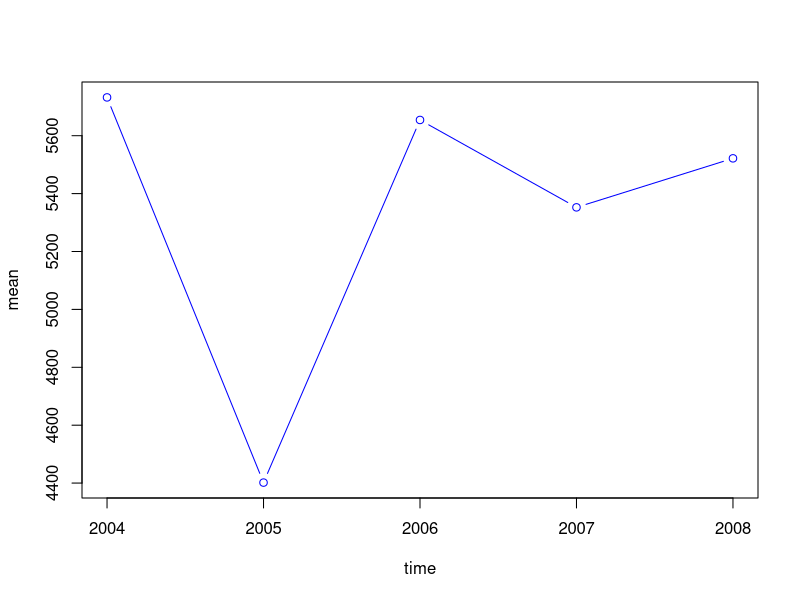

Generate this figure with R:
#Importing library

library(e1071)

# For downloading library;
# install.packages("e1071")

# Impoting the data

data = read.table("data.csv",header=T,sep=';')

# Data analysis

mean2004=mean(data$price2004)
mean2005=mean(data$price2005)
mean2006=mean(data$price2006)
mean2007=mean(data$price2007)
mean2008=mean(data$price2008)

# Joining data into one vector

mean=c(mean2004,mean2005,mean2006,mean2007,mean2008)

# Defining time period (for plotting)

time=2004:2008

# Plotting the data

plot(time,mean,type="b",col="blue")

